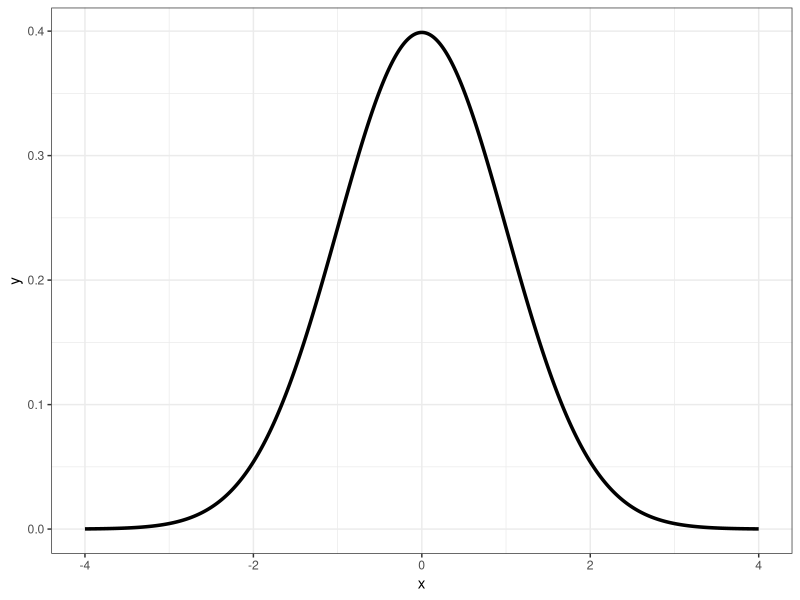
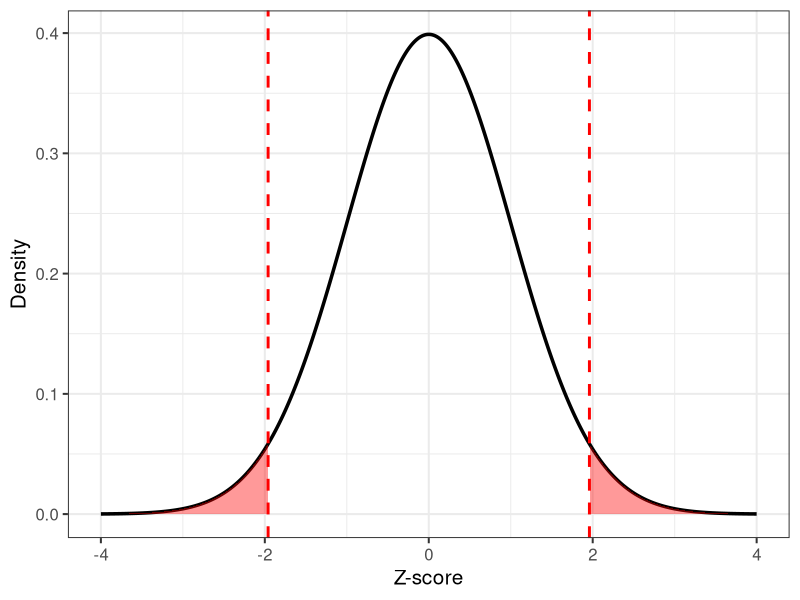
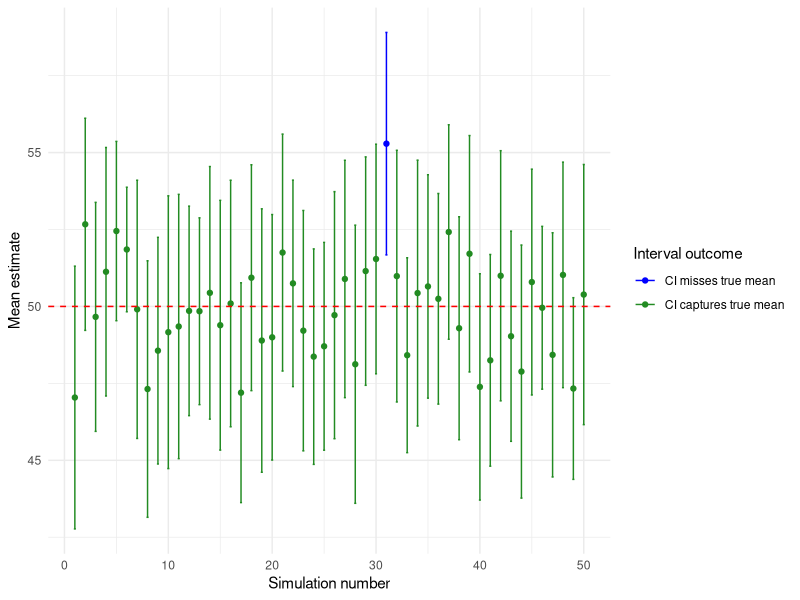

Reproduce these figures in R, in order.
## ---- chunk 1
# Load library
library(ggplot2)

# Critical values for 95% CI
alpha <- 0.05
z_crit <- qnorm(1 - alpha/2)  # 1.96

# Create data frame for the normal curve
x <- seq(-4, 4, length = 1000)
y <- dnorm(x)

df <- data.frame(x, y)

# Regions to shade
left_region  <- subset(df, x <= -z_crit)
right_region <- subset(df, x >= z_crit)

# Plot
ggplot(df, aes(x, y)) +
  geom_line(size = 1.2) +
  theme_bw()
## ---- chunk 2
# Load library

# Critical values for 95% CI
# Create data frame for the normal curve
x <- seq(-4, 4, length = 1000)
y <- dnorm(x)

df <- data.frame(x, y)

# Regions to shade
left_region  <- subset(df, x <= -z_crit)
right_region <- subset(df, x >= z_crit)

# Plot
ggplot(df, aes(x, y)) +
  geom_line(size = 1.2) +
  
  # Shade the critical regions
  geom_area(data = left_region, aes(x, y), fill = "red", alpha = 0.4) +
  geom_area(data = right_region, aes(x, y), fill = "red", alpha = 0.4) +
  
  # Vertical lines at critical values
  geom_vline(xintercept = c(-z_crit, z_crit),
             linetype = "dashed", size = 1, color = "red") +
  
  # Annotate
  labs(x = "Z-score", y = "Density") +
  theme_bw(base_size = 15)

## ---- chunk 3
#| echo: false
library(ggplot2)
library(dplyr)

# --- Simulation settings ---
n_sims <- 50        # number of samples
n <- 30             # sample size
true_mean <- 50     # true population mean
sd_pop <- 10        # population SD
alpha <- 0.05       # for 95% CI

# --- Run the simulations ---
results <- replicate(n_sims, {
  sample_vals <- rnorm(n, mean = true_mean, sd = sd_pop)
  xbar <- mean(sample_vals)
  se <- sd(sample_vals)/sqrt(n)
  
  # CI using t-distribution
  t_crit <- qt(1 - alpha/2, df = n - 1)
  lower <- xbar - t_crit * se
  upper <- xbar + t_crit * se
  
  contains <- (lower <= true_mean & upper >= true_mean)
  c(xbar = xbar, lower = lower, upper = upper, contains = contains)
})

df <- as.data.frame(t(results))
df$sim <- 1:n_sims
df$contains <- as.logical(df$contains)

# --- Plot ---
ggplot(df, aes(x = sim, y = xbar)) +
  geom_errorbar(aes(ymin = lower, ymax = upper, color = contains), width = 0.2) +
  geom_point(aes(color = contains)) +
  geom_hline(yintercept = true_mean, linetype = "dashed", color = "red") +
  scale_color_manual(values = c("blue", "forestgreen"),
                     labels = c("CI misses true mean", "CI captures true mean")) +
  labs(
    x = "Simulation number",
    y = "Mean estimate",
    color = "Interval outcome"
  ) +
  theme_minimal()

